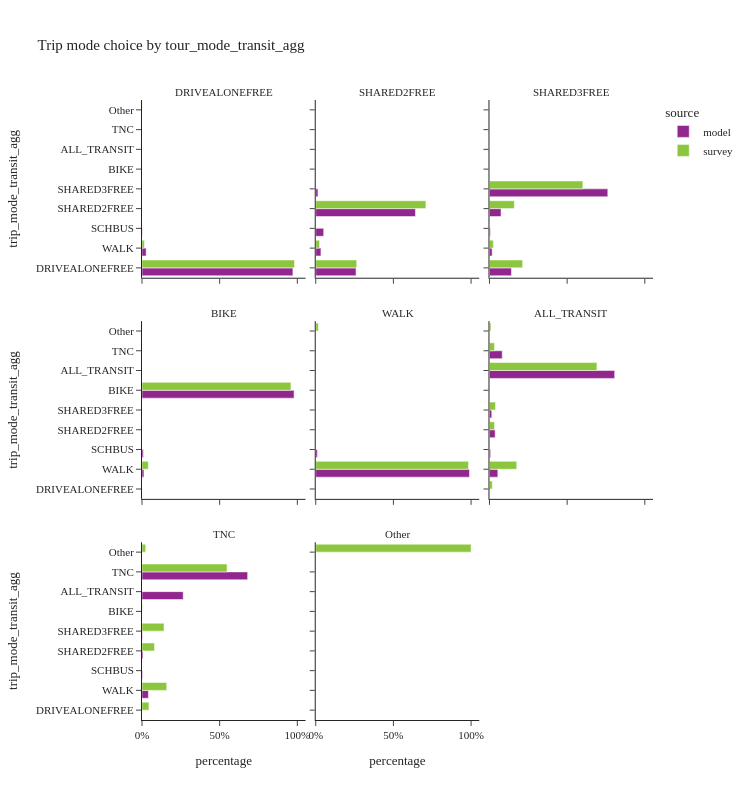
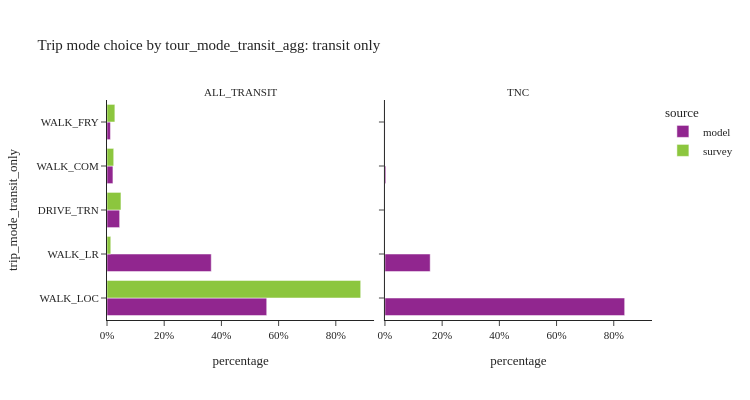

Notebook code cell kept with these figures, in order:
### Code cell
trip_mode_choice_seg(segment_col='tour_mode_transit_agg', height=[800, 400])

### Figure 1 — Plotly figure (JSON) as saved in the notebook; plotly's stock layout.template omitted (floating-point values rounded to 4 significant figures)
{"data": [{"alignmentgroup": "True", "customdata": [[5142374], [140429], [10549]], "hovertemplate": "source=model<br>tour_mode_transit_agg=DRIVEALONEFREE<br>percentage=%{x}<br>trip_mode_transit_agg=%{y}<br>sample_size=%{customdata[0]}<extra></extra>", "legendgroup": "model", "marker": {"color": "#91268F", "pattern": {"shape": ""}}, "name": "model", "offsetgroup": "model", "orientation": "h", "showlegend": true, "textposition": "auto", "type": "bar", "x": [0.9715, 0.02653, 0.001993], "xaxis": "x7", "y": ["DRIVEALONEFREE", "WALK", "SCHBUS"], "yaxis": "y7"}, {"alignmentgroup": "True", "customdata": [[873617], [2162425], [47819], [112583], [172188]], "hovertemplate": "source=model<br>tour_mode_transit_agg=SHARED2FREE<br>percentage=%{x}<br>trip_mode_transit_agg=%{y}<br>sample_size=%{customdata[0]}<extra></extra>", "legendgroup": "model", "marker": {"color": "#91268F", "pattern": {"shape": ""}}, "name": "model", "offsetgroup": "model", "orientation": "h", "showlegend": false, "textposition": "auto", "type": "bar", "x": [0.2593, 0.6419, 0.0142, 0.03342, 0.05112], "xaxis": "x8", "y": ["DRIVEALONEFREE", "SHARED2FREE", "SHARED3FREE", "WALK", "SCHBUS"], "yaxis": "y8"}, {"alignmentgroup": "True", "customdata": [[282929], [148795], [1522745], [33862], [11016]], "hovertemplate": "source=model<br>tour_mode_transit_agg=SHARED3FREE<br>percentage=%{x}<br>trip_mode_transit_agg=%{y}<br>sample_size=%{customdata[0]}<extra></extra>", "legendgroup": "model", "marker": {"color": "#91268F", "pattern": {"shape": ""}}, "name": "model", "offsetgroup": "model", "orientation": "h", "showlegend": false, "textposition": "auto", "type": "bar", "x": [0.1415, 0.07442, 0.7616, 0.01694, 0.00551], "xaxis": "x9", "y": ["DRIVEALONEFREE", "SHARED2FREE", "SHARED3FREE", "WALK", "SCHBUS"], "yaxis": "y9"}, {"alignmentgroup": "True", "customdata": [[148965], [1885], [1324]], "hovertemplate": "source=model<br>tour_mode_transit_agg=BIKE<br>percentage=%{x}<br>trip_mode_transit_agg=%{y}<br>sample_size=%{customdata[0]}<extra></extra>", "legendgroup": "model", "marker": {"color": "#91268F", "pattern": {"shape": ""}}, "name": "model", "offsetgroup": "model", "orientation": "h", "showlegend": false, "textposition": "auto", "type": "bar", "x": [0.9789, 0.01239, 0.008701], "xaxis": "x4", "y": ["BIKE", "WALK", "SCHBUS"], "yaxis": "y4"}, {"alignmentgroup": "True", "customdata": [[1270006], [13316]], "hovertemplate": "source=model<br>tour_mode_transit_agg=WALK<br>percentage=%{x}<br>trip_mode_transit_agg=%{y}<br>sample_size=%{customdata[0]}<extra></extra>", "legendgroup": "model", "marker": {"color": "#91268F", "pattern": {"shape": ""}}, "name": "model", "offsetgroup": "model", "orientation": "h", "showlegend": false, "textposition": "auto", "type": "bar", "x": [0.9896, 0.01038], "xaxis": "x5", "y": ["WALK", "SCHBUS"], "yaxis": "y5"}, {"alignmentgroup": "True", "customdata": [[8706], [3493], [12864], [192847], [1750], [19663]], "hovertemplate": "source=model<br>tour_mode_transit_agg=ALL_TRANSIT<br>percentage=%{x}<br>trip_mode_transit_agg=%{y}<br>sample_size=%{customdata[0]}<extra></extra>", "legendgroup": "model", "marker": {"color": "#91268F", "pattern": {"shape": ""}}, "name": "model", "offsetgroup": "model", "orientation": "h", "showlegend": false, "textposition": "auto", "type": "bar", "x": [0.03638, 0.0146, 0.05375, 0.8058, 0.007312, 0.08216], "xaxis": "x6", "y": ["SHARED2FREE", "SHARED3FREE", "WALK", "ALL_TRANSIT", "SCHBUS", "TNC"], "yaxis": "y6"}, {"alignmentgroup": "True", "customdata": [[823], [413], [5298], [34099], [499], [87427]], "hovertemplate": "source=model<br>tour_mode_transit_agg=TNC<br>percentage=%{x}<br>trip_mode_transit_agg=%{y}<br>sample_size=%{customdata[0]}<extra></extra>", "legendgroup": "model", "marker": {"color": "#91268F", "pattern": {"shape": ""}}, "name": "model", "offsetgroup": "model", "orientation": "h", "showlegend": false, "textposition": "auto", "type": "bar", "x": [0.006402, 0.003213, 0.04121, 0.2652, 0.003881, 0.6801], "xaxis": "x", "y": ["SHARED2FREE", "SHARED3FREE", "WALK", "ALL_TRANSIT", "SCHBUS", "TNC"], "yaxis": "y"}, {"alignmentgroup": "True", "customdata": [[11521], [21], [413], [59]], "hovertemplate": "source=survey<br>tour_mode_transit_agg=DRIVEALONEFREE<br>percentage=%{x}<br>trip_mode_transit_agg=%{y}<br>sample_size=%{customdata[0]}<extra></extra>", "legendgroup": "survey", "marker": {"color": "#8CC63E", "pattern": {"shape": ""}}, "name": "survey", "offsetgroup": "survey", "orientation": "h", "showlegend": true, "textposition": "auto", "type": "bar", "x": [0.9818, 0.001105, 0.01551, 0.00163], "xaxis": "x7", "y": ["DRIVEALONEFREE", "BIKE", "WALK", "Other"], "yaxis": "y7"}, {"alignmentgroup": "True", "customdata": [[1479], [4365], [11], [209], [32]], "hovertemplate": "source=survey<br>tour_mode_transit_agg=SHARED2FREE<br>percentage=%{x}<br>trip_mode_transit_agg=%{y}<br>sample_size=%{customdata[0]}<extra></extra>", "legendgroup": "survey", "marker": {"color": "#8CC63E", "pattern": {"shape": ""}}, "name": "survey", "offsetgroup": "survey", "orientation": "h", "showlegend": false, "textposition": "auto", "type": "bar", "x": [0.2637, 0.709, 0.001229, 0.02415, 0.001887], "xaxis": "x8", "y": ["DRIVEALONEFREE", "SHARED2FREE", "BIKE", "WALK", "Other"], "yaxis": "y8"}, {"alignmentgroup": "True", "customdata": [[625], [552], [2361], [5], [171], [1]], "hovertemplate": "source=survey<br>tour_mode_transit_agg=SHARED3FREE<br>percentage=%{x}<br>trip_mode_transit_agg=%{y}<br>sample_size=%{customdata[0]}<extra></extra>", "legendgroup": "survey", "marker": {"color": "#8CC63E", "pattern": {"shape": ""}}, "name": "survey", "offsetgroup": "survey", "orientation": "h", "showlegend": false, "textposition": "auto", "type": "bar", "x": [0.2133, 0.16, 0.6011, 0.0004982, 0.02513, 1.29e-05], "xaxis": "x9", "y": ["DRIVEALONEFREE", "SHARED2FREE", "SHARED3FREE", "BIKE", "WALK", "Other"], "yaxis": "y9"}, {"alignmentgroup": "True", "customdata": [[792], [84], [6]], "hovertemplate": "source=survey<br>tour_mode_transit_agg=BIKE<br>percentage=%{x}<br>trip_mode_transit_agg=%{y}<br>sample_size=%{customdata[0]}<extra></extra>", "legendgroup": "survey", "marker": {"color": "#8CC63E", "pattern": {"shape": ""}}, "name": "survey", "offsetgroup": "survey", "orientation": "h", "showlegend": false, "textposition": "auto", "type": "bar", "x": [0.9587, 0.0406, 0.0007144], "xaxis": "x4", "y": ["BIKE", "WALK", "Other"], "yaxis": "y4"}, {"alignmentgroup": "True", "customdata": [[5587], [82]], "hovertemplate": "source=survey<br>tour_mode_transit_agg=WALK<br>percentage=%{x}<br>trip_mode_transit_agg=%{y}<br>sample_size=%{customdata[0]}<extra></extra>", "legendgroup": "survey", "marker": {"color": "#8CC63E", "pattern": {"shape": ""}}, "name": "survey", "offsetgroup": "survey", "orientation": "h", "showlegend": false, "textposition": "auto", "type": "bar", "x": [0.9831, 0.01686], "xaxis": "x5", "y": ["WALK", "Other"], "yaxis": "y5"}, {"alignmentgroup": "True", "customdata": [[80], [122], [58], [24], [559], [1598], [3], [36], [37]], "hovertemplate": "source=survey<br>tour_mode_transit_agg=ALL_TRANSIT<br>percentage=%{x}<br>trip_mode_transit_agg=%{y}<br>sample_size=%{customdata[0]}<extra></extra>", "legendgroup": "survey", "marker": {"color": "#8CC63E", "pattern": {"shape": ""}}, "name": "survey", "offsetgroup": "survey", "orientation": "h", "showlegend": false, "textposition": "auto", "type": "bar", "x": [0.01799, 0.03252, 0.03874, 0.001227, 0.1755, 0.6917, 0.0008826, 0.03214, 0.009273], "xaxis": "x6", "y": ["DRIVEALONEFREE", "SHARED2FREE", "SHARED3FREE", "BIKE", "WALK", "ALL_TRANSIT", "SCHBUS", "TNC", "Other"], "yaxis": "y6"}, {"alignmentgroup": "True", "customdata": [[6], [16], [9], [1], [44], [94], [16]], "hovertemplate": "source=survey<br>tour_mode_transit_agg=TNC<br>percentage=%{x}<br>trip_mode_transit_agg=%{y}<br>sample_size=%{customdata[0]}<extra></extra>", "legendgroup": "survey", "marker": {"color": "#8CC63E", "pattern": {"shape": ""}}, "name": "survey", "offsetgroup": "survey", "orientation": "h", "showlegend": false, "textposition": "auto", "type": "bar", "x": [0.04457, 0.08038, 0.1416, 0.003361, 0.159, 0.5474, 0.02367], "xaxis": "x", "y": ["DRIVEALONEFREE", "SHARED2FREE", "SHARED3FREE", "BIKE", "WALK", "TNC", "Other"], "yaxis": "y"}, {"alignmentgroup": "True", "customdata": [[313]], "hovertemplate": "source=survey<br>tour_mode_transit_agg=Other<br>percentage=%{x}<br>trip_mode_transit_agg=%{y}<br>sample_size=%{customdata[0]}<extra></extra>", "legendgroup": "survey", "marker": {"color": "#8CC63E", "pattern": {"shape": ""}}, "name": "survey", "offsetgroup": "survey", "orientation": "h", "showlegend": false, "textposition": "auto", "type": "bar", "x": [1.0], "xaxis": "x2", "y": ["Other"], "yaxis": "y2"}], "layout": {"annotations": [{"font": {}, "showarrow": false, "text": "TNC", "x": 0.16, "xanchor": "center", "xref": "paper", "y": 0.2867, "yanchor": "bottom", "yref": "paper"}, {"font": {}, "showarrow": false, "text": "Other", "x": 0.5, "xanchor": "center", "xref": "paper", "y": 0.2867, "yanchor": "bottom", "yref": "paper"}, {"font": {}, "showarrow": false, "text": "BIKE", "x": 0.16, "xanchor": "center", "xref": "paper", "y": 0.6433, "yanchor": "bottom", "yref": "paper"}, {"font": {}, "showarrow": false, "text": "WALK", "x": 0.5, "xanchor": "center", "xref": "paper", "y": 0.6433, "yanchor": "bottom", "yref": "paper"}, {"font": {}, "showarrow": false, "text": "ALL_TRANSIT", "x": 0.84, "xanchor": "center", "xref": "paper", "y": 0.6433, "yanchor": "bottom", "yref": "paper"}, {"font": {}, "showarrow": false, "text": "DRIVEALONEFREE", "x": 0.16, "xanchor": "center", "xref": "paper", "y": 1.0, "yanchor": "bottom", "yref": "paper"}, {"font": {}, "showarrow": false, "text": "SHARED2FREE", "x": 0.5, "xanchor": "center", "xref": "paper", "y": 1.0, "yanchor": "bottom", "yref": "paper"}, {"font": {}, "showarrow": false, "text": "SHARED3FREE", "x": 0.84, "xanchor": "center", "xref": "paper", "y": 1.0, "yanchor": "bottom", "yref": "paper"}], "barmode": "group", "height": 800, "legend": {"title": {"text": "source"}, "tracegroupgap": 0}, "title": {"text": "Trip mode choice by tour_mode_transit_agg"}, "width": 750, "xaxis": {"anchor": "y", "domain": [0.0, 0.32], "tickformat": ".0%", "title": {"text": "percentage"}}, "xaxis2": {"anchor": "y2", "domain": [0.34, 0.66], "matches": "x", "tickformat": ".0%", "title": {"text": "percentage"}}, "xaxis3": {"anchor": "y3", "domain": [0.68, 1.0], "matches": "x", "title": {"text": "percentage"}}, "xaxis4": {"anchor": "y4", "domain": [0.0, 0.32], "matches": "x", "showticklabels": false}, "xaxis5": {"anchor": "y5", "domain": [0.34, 0.66], "matches": "x", "showticklabels": false}, "xaxis6": {"anchor": "y6", "domain": [0.68, 1.0], "matches": "x", "showticklabels": false}, "xaxis7": {"anchor": "y7", "domain": [0.0, 0.32], "matches": "x", "showticklabels": false}, "xaxis8": {"anchor": "y8", "domain": [0.34, 0.66], "matches": "x", "showticklabels": false}, "xaxis9": {"anchor": "y9", "domain": [0.68, 1.0], "matches": "x", "showticklabels": false}, "yaxis": {"anchor": "x", "domain": [0.0, 0.2867], "title": {"text": "trip_mode_transit_agg"}}, "yaxis2": {"anchor": "x2", "domain": [0.0, 0.2867], "matches": "y", "showticklabels": false}, "yaxis3": {"anchor": "x3", "domain": [0.0, 0.2867], "matches": "y", "showticklabels": false}, "yaxis4": {"anchor": "x4", "domain": [0.3567, 0.6433], "matches": "y", "title": {"text": "trip_mode_transit_agg"}}, "yaxis5": {"anchor": "x5", "domain": [0.3567, 0.6433], "matches": "y", "showticklabels": false}, "yaxis6": {"anchor": "x6", "domain": [0.3567, 0.6433], "matches": "y", "showticklabels": false}, "yaxis7": {"anchor": "x7", "domain": [0.7133, 1.0], "matches": "y", "title": {"text": "trip_mode_transit_agg"}}, "yaxis8": {"anchor": "x8", "domain": [0.7133, 1.0], "matches": "y", "showticklabels": false}, "yaxis9": {"anchor": "x9", "domain": [0.7133, 1.0], "matches": "y", "showticklabels": false}}}

### Figure 2 — Plotly figure (JSON) as saved in the notebook; plotly's stock layout.template omitted (floating-point values rounded to 4 significant figures)
{"data": [{"alignmentgroup": "True", "customdata": [[107697], [70299], [8527], [3999], [2325]], "hovertemplate": "source=model<br>tour_mode_transit_agg=ALL_TRANSIT<br>percentage=%{x}<br>trip_mode_transit_only=%{y}<br>sample_size=%{customdata[0]}<extra></extra>", "legendgroup": "model", "marker": {"color": "#91268F", "pattern": {"shape": ""}}, "name": "model", "offsetgroup": "model", "orientation": "h", "showlegend": true, "textposition": "auto", "type": "bar", "x": [0.5585, 0.3645, 0.04422, 0.02074, 0.01206], "xaxis": "x", "y": ["WALK_LOC", "WALK_LR", "DRIVE_TRN", "WALK_COM", "WALK_FRY"], "yaxis": "y"}, {"alignmentgroup": "True", "customdata": [[28580], [5394], [113], [12]], "hovertemplate": "source=model<br>tour_mode_transit_agg=TNC<br>percentage=%{x}<br>trip_mode_transit_only=%{y}<br>sample_size=%{customdata[0]}<extra></extra>", "legendgroup": "model", "marker": {"color": "#91268F", "pattern": {"shape": ""}}, "name": "model", "offsetgroup": "model", "orientation": "h", "showlegend": false, "textposition": "auto", "type": "bar", "x": [0.8381, 0.1582, 0.003314, 0.0003519], "xaxis": "x2", "y": ["WALK_LOC", "WALK_LR", "WALK_COM", "WALK_FRY"], "yaxis": "y2"}, {"alignmentgroup": "True", "customdata": [[1413], [91], [60], [17], [17]], "hovertemplate": "source=survey<br>tour_mode_transit_agg=ALL_TRANSIT<br>percentage=%{x}<br>trip_mode_transit_only=%{y}<br>sample_size=%{customdata[0]}<extra></extra>", "legendgroup": "survey", "marker": {"color": "#8CC63E", "pattern": {"shape": ""}}, "name": "survey", "offsetgroup": "survey", "orientation": "h", "showlegend": true, "textposition": "auto", "type": "bar", "x": [0.887, 0.01321, 0.04879, 0.02347, 0.02753], "xaxis": "x", "y": ["WALK_LOC", "WALK_LR", "DRIVE_TRN", "WALK_COM", "WALK_FRY"], "yaxis": "y"}], "layout": {"annotations": [{"font": {}, "showarrow": false, "text": "ALL_TRANSIT", "x": 0.245, "xanchor": "center", "xref": "paper", "y": 1.0, "yanchor": "bottom", "yref": "paper"}, {"font": {}, "showarrow": false, "text": "TNC", "x": 0.755, "xanchor": "center", "xref": "paper", "y": 1.0, "yanchor": "bottom", "yref": "paper"}], "barmode": "group", "height": 400, "legend": {"title": {"text": "source"}, "tracegroupgap": 0}, "title": {"text": "Trip mode choice by tour_mode_transit_agg: transit only"}, "width": 750, "xaxis": {"anchor": "y", "domain": [0.0, 0.49], "tickformat": ".0%", "title": {"text": "percentage"}}, "xaxis2": {"anchor": "y2", "domain": [0.51, 1.0], "matches": "x", "tickformat": ".0%", "title": {"text": "percentage"}}, "yaxis": {"anchor": "x", "domain": [0.0, 1.0], "title": {"text": "trip_mode_transit_only"}}, "yaxis2": {"anchor": "x2", "domain": [0.0, 1.0], "matches": "y", "showticklabels": false}}}
